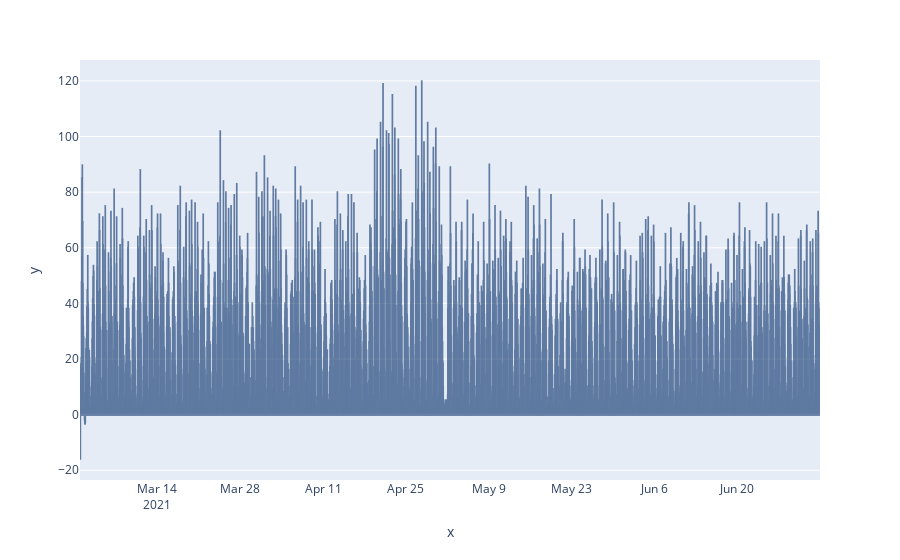

The cell this chart's notebook holds for it:
### Code cell
import plotly.express as px

section_df = pd.DataFrame(section, index=section_index, columns=["Count"])
fig = px.bar(x=section_df.index, y=section_df.Count)
fig.update_traces(marker_color='rgb(158,202,225)', marker_line_color='rgb(8,48,107)',
                  marker_line_width=1.5, opacity=0.6)
fig.show()

section_df.to_pickle("results.p")

### Figure 1 — Plotly figure (JSON) as saved in the notebook; plotly's stock layout.template omitted (floating-point values rounded to 4 significant figures; data arrays with more than 128 entries replaced by an {"elided": "..."} marker saying what was removed)
{"data": [{"alignmentgroup": "True", "hovertemplate": "x=%{x}<br>y=%{y}<extra></extra>", "legendgroup": "", "marker": {"color": "rgb(158,202,225)", "line": {"color": "rgb(8,48,107)", "width": 1.5}}, "name": "", "offsetgroup": "", "opacity": 0.6, "orientation": "v", "showlegend": false, "textposition": "auto", "type": "bar", "x": {"elided": "3000 str values"}, "xaxis": "x", "y": {"elided": "3000 float values"}, "yaxis": "y"}], "layout": {"barmode": "relative", "legend": {"tracegroupgap": 0}, "margin": {"t": 60}, "xaxis": {"anchor": "y", "domain": [0, 1], "title": {"text": "x"}}, "yaxis": {"anchor": "x", "domain": [0, 1], "title": {"text": "y"}}}}
